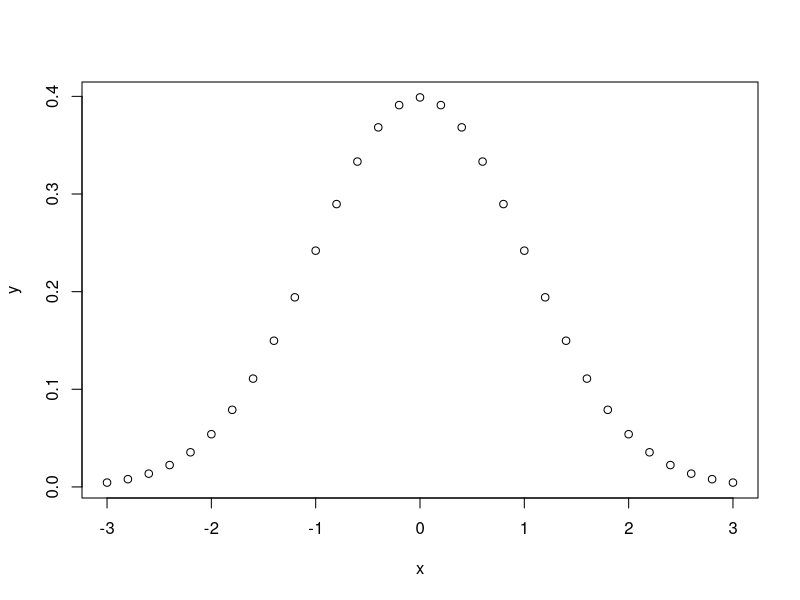

Write the R code that produced this figure.
##R的高级数据管理

# 数学函数

#绝对值
abs(-3)

#平方根
sqrt(9)

#不小于x的最小整数
ceiling(3.4)

#不大于x的最大整数
floor(3.56)

#四舍五入
round(3.55)

sin(4)

cos(0)

log(10)


# 统计函数

x <- c(2,3,4,1,3,7,4,9,10)

#均值
mean(x)

sum(x)

n <- length(x)
n
meanres <- sum(x)/n
meanres

#标准差
sd(x)

#方差
var(x)

max(x)

min(x)

# 将数据进行标准化
# 默认是均值为0，标准差为1
scale(x)



# 概率函数
x <- pretty(c(-3,3),30)
x
#正态分布
y <- dnorm(x)
plot(x,y)

#50个均值为20，标准差为8的正态分布随机数
rnorm(50,mean = 20,sd=8)

#随机生成5个正态分布尾随机数  结果都不一样
runif(5)
runif(5)

#生成的结果一样的尾随机数
set.seed(12)
runif(5)
set.seed(12)
runif(5)





